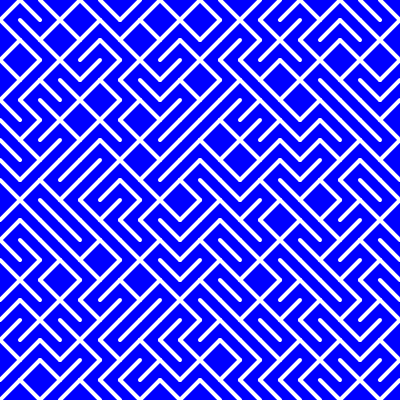
Frame 1 (no input)
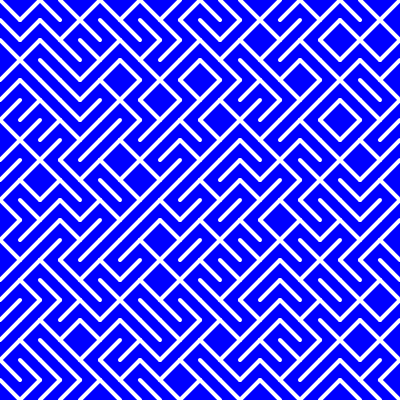
Frame 2 (the mouse pressed at the canvas centre, redrawn once)

The p5.js sketch that drew these frames (run headless with seeded random() and noise() and a simulated clock; the mouse was pressed at the canvas centre and the sketch redrawn once):

// p5.js sketch
// ── sketch.js
function setup(){
  createCanvas(400, 400);
  stroke(255);
  strokeWeight(4);
}

function draw(){
  background(0, 0, 255);

  for (let x = 0; x < width; x += 20){
    for (let y = 0; y < height; y += 20){
      if (random(100) < 50){
        line(x, y, x + 20, y + 20);
      } else {
        line(x, y + 20, x + 20, y);
      }
    }
  }

  // Only draw once, then stop.
  noLoop();
}

// When the user presses any key, loop again
function keyPressed(){
  loop();
}
